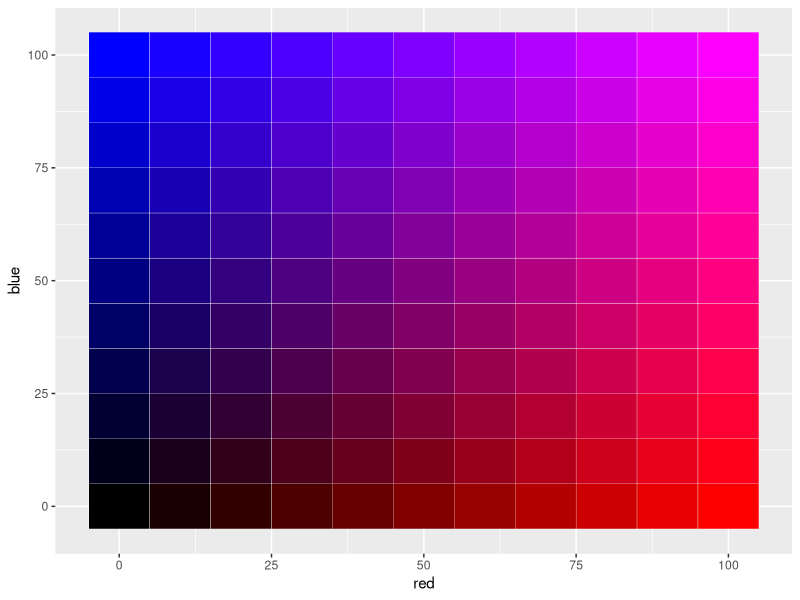

Reproduce this figure in R.
dat <- expand.grid(blue=seq(0, 100, by=10), red=seq(0, 100, by=10))
dat <- within(dat, mix <- rgb(green=0, red=red, blue=blue, maxColorValue=100))

library(ggplot2)
ggplot(dat, aes(x=red, y=blue)) + 
  geom_tile(aes(fill=mix), color="white") + 
  scale_fill_identity()


